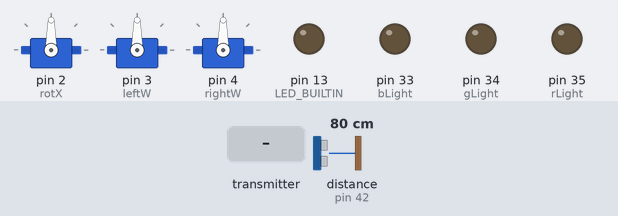
The sketch below on a simulated Arduino Mega 2560, built with avr-gcc and run on an emulated ATmega2560. Parts: 3 × servo, output pins drawn as LEDs (lit = HIGH). Wiring (inferred from the names in the program): ultrasonic range finder: trigger pin 40; echo pin 42. The test bench sets the inputs (shaded band); at power-on: distance to the obstacle (sensor on pin 42) 80 cm. The echo pulse lasts 58.3 µs per cm; no radio packets arrive unless stated; pins used as bus, display or sensor lines are not drawn.

Above: at 1.2 s.
1.3 s: the transmitter starts sending onOff = 0
At 2.5 s:
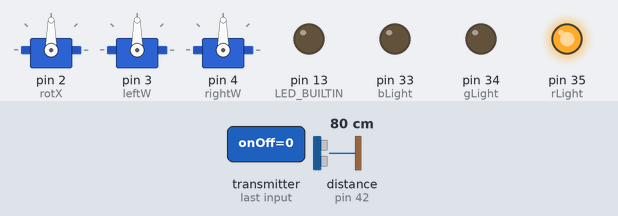
2.8 s: the transmitter starts sending onOff = 1
At 3.9 s:
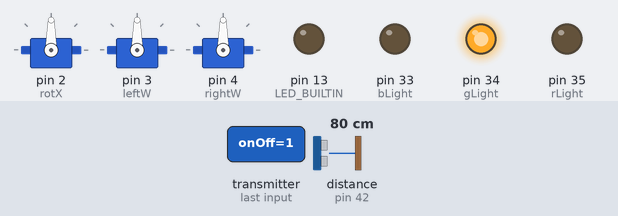
4.3 s: the transmitter starts sending movePan = 64
At 5.1 s:
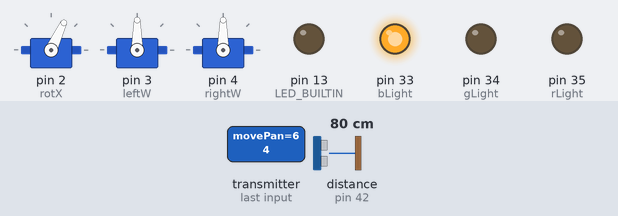
5.8 s: the transmitter starts sending left = 64
At 6.53 s:
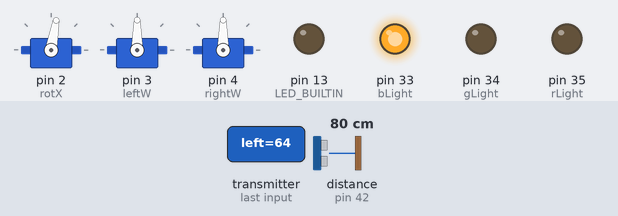
8.8 s: the transmitter starts sending movePan = 0
At 10.0 s:
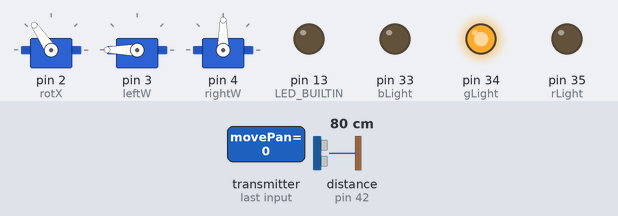
10.3 s: the transmitter starts sending forwardUp = 64
At 11.2 s:
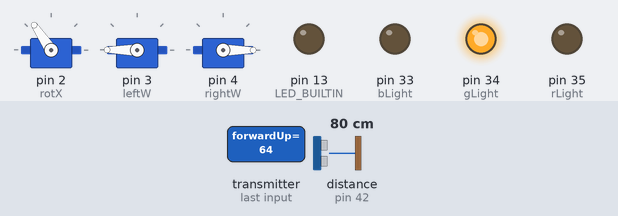
Timing chart, 0 to 12.8 s (numbered marks = the images above; inputs shaded):
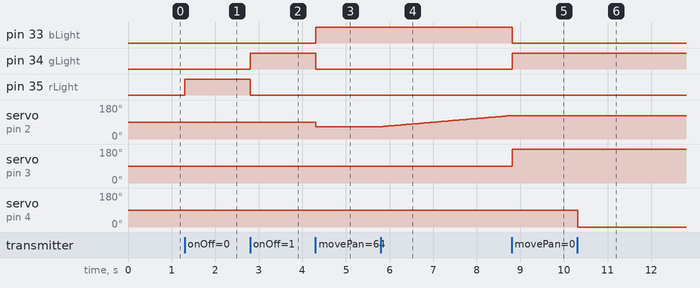

The sketch:

robot.ino
```cpp
/*

*/
#include <RF24.h>
#include <RF24_config.h>
#include <nRF24L01.h>
#include <printf.h>
#include <SPI.h>
#include <Servo.h>

#define bLight 33
#define gLight 34
#define rLight 35
#define trig 40
#define echo 42

//Received from controller
//Determines state
struct controlData {
  byte onOff;
  byte movePan;
  byte forwardUp;
  byte backDown;
  byte left;
  byte right;
};

//Radio intialization
RF24 radio(7, 8); // CE, CSN
const byte addresses[][6] = {"00001", "00002"};

//State object
controlData state;

Servo leftW;  //left Wheel
Servo rightW; //right Wheel
Servo rotX;   //panorama

//Starting position for ultrasonic
//servo middle value
unsigned long pos = 65;

//Variables for ultrasonic
unsigned long duration = 0;
int distance = 0;

void setup() {
  //Built In LED
  pinMode(LED_BUILTIN, OUTPUT);
  pinMode(rLight, OUTPUT);
  pinMode(bLight, OUTPUT);
  pinMode(gLight, OUTPUT);
  //Ultrasonic initilaization
  pinMode(trig, OUTPUT);
  pinMode(echo, INPUT);

  Serial.begin(9600);

  resetData();

  //Radio COMM
  radio.begin();
  //TWO WAY
  radio.openWritingPipe(addresses[0]); // 00002
  radio.openReadingPipe(1, addresses[1]); // 00001
  radio.setPALevel(RF24_PA_MIN);

  //Attach all servos
  rotX.attach(2);
  leftW.attach(3);
  rightW.attach(4);

}

void loop() {
    //Reveive Data
    timeout(5);
    radio.startListening();
    //Clear Position Limits
    if(pos == 130)
      pos--;
    if(pos == 0)
      pos++;

    if (radio.available()) {
      //Read data sent from controller
      radio.read(&state, sizeof(controlData));

      if(state.onOff){
        if(state.movePan){

        //Blue: Panoramic Movement
          color(0,0, 255);
          if(state.left){
              //if accel left then turn servo left
              if((pos<130) && (pos>0)){
                pos = pos + 1;
              }
            rotX.write(pos);
          }
          else if(state.right){
              //if accel right then turn servo right
              if((pos<130) && (pos>0)){
                pos = pos - 1;
              }
            rotX.write(pos);
         }
         else{
            rotX.write(pos);
         }

        }
        else{
        //Green: Wheel Movement
        //Wheels are powered based on correct state
          color(0,255,0);
          if(state.forwardUp){
            leftW.attach(3);
            rightW.attach(4);
            leftW.write(180);
            rightW.write(0);
          }
          else if(state.backDown){
            leftW.attach(3);
            rightW.attach(4);
            leftW.write(0);
            rightW.write(180);
          }
          else if(state.left){
            leftW.attach(3);
            leftW.write(180);
          }
          else if(state.right){
            rightW.attach(4);
            rightW.write(0);
          }
          else{
            leftW.detach();
            rightW.detach();
          }
        }
      }
      else{
        color(255, 0, 0);
        state.movePan = 0;
        state.forwardUp = 0;
        state.backDown = 0;
        state.left = 0;
        state.right = 0;
        leftW.detach();
        rightW.detach();
      }

    }

    else{
        state.movePan = 0;
        state.forwardUp = 0;
        state.backDown = 0;
        state.left = 0;
        state.right = 0;

        leftW.detach();
        rightW.detach();

    }
    //Send Data
    //Reset trigger pin
    digitalWrite(trig, LOW);
    timeout(5);
    radio.stopListening();
    distance = calcDistance();
    //Send data to controller
    radio.write(&distance, sizeof(distance));


}
////////////////////////////////////////
//Delay function
void timeout(unsigned long del){
  unsigned long waitTime = 0;
  unsigned long take = millis();
  do{
    waitTime = millis() - take ;

  }while(waitTime < del);

}
////////////////////////////////////////
void microtimeout(unsigned long del){
  unsigned long waitTime = 0;
  unsigned long take = micros();
  do{
    waitTime = micros() - take ;
  }while(waitTime < del);

}


////////////////////////////////
//Ultrasonic senor process
//trip trigger pin
//wait
//receive in echo pin
//calculate distance based on time
int calcDistance(){

    unsigned long duration;
    digitalWrite(trig, HIGH);
    microtimeout(10);
    digitalWrite(trig, LOW);
    duration = pulseIn(echo, HIGH);
    return duration*0.034/2;

}

////////////////////////////////
void resetData()
{
  state.onOff = 0;
  state.movePan = 0;
  state.forwardUp = 0;
  state.backDown = 0;
  state.left = 0;
  state.right = 0;
}
////////////////////////////////
void color (unsigned char red, unsigned char green, unsigned char blue) // the color generating function
{
  analogWrite(rLight, red);
  analogWrite(bLight, blue);
  analogWrite(gLight, green);
}
```

Measured:
- after the input at 1.3 s, pin 35 (rLight): LOW → HIGH at once
- after the input at 2.8 s, pin 34 (gLight): LOW → HIGH at once; pin 35 (rLight): HIGH → LOW at once
- after the input at 4.3 s, pin 33 (bLight): LOW → HIGH at once; pin 34 (gLight): HIGH → LOW at once; servo on pin 2 (rotX): 90° → 65° at once
- after the input at 5.8 s, servo on pin 2 (rotX): moves from 65° to 124° over 3.0 s, starting at once
- after the input at 8.8 s, pin 33 (bLight): HIGH → LOW at once; pin 34 (gLight): LOW → HIGH at once; servo on pin 2 (rotX): stays 124° (without the input it goes to 125° after 0.03 s); servo on pin 3 (leftW): 90° → 180° at once
- after the input at 10.3 s, servo on pin 4 (rightW): 90° → 0° at once
